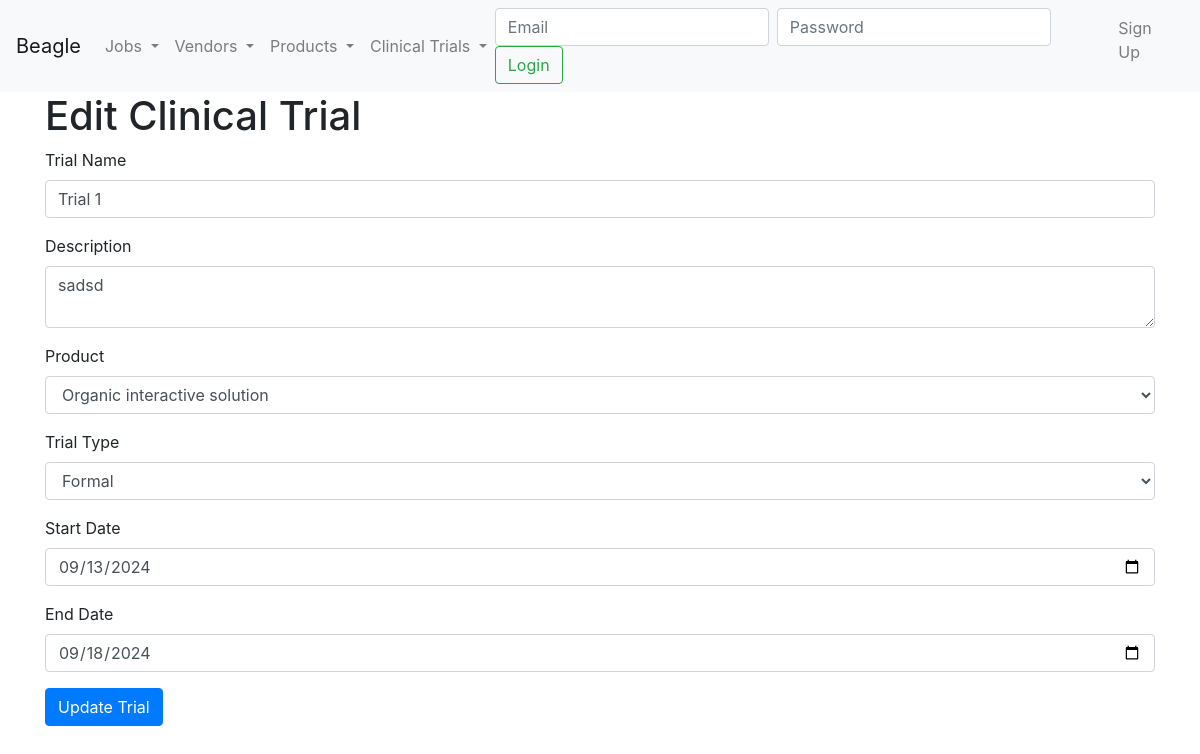
Page /edit_trial/1 on the committed database.
### model.py (models this page shows)
class ClinicalTrial(Base):
    __tablename__ = 'clinical_trials'
    TrialID = Column(Integer, primary_key=True)
    TrialName = Column(String, nullable=False)
    Description = Column(String)
    StartDate = Column(Date, nullable=False)
    EndDate = Column(Date)
    TrialType = Column(Enum('formal', 'informal', name='trial_type_enum'), nullable=False)
    ProductID = Column(String, ForeignKey('products.ProductID'))
    product = relationship('Product', back_populates='clinical_trials')
    enrollments = relationship('TrialEnrollment', back_populates='trial')
    standards = relationship('ClinicalTrialStandard', back_populates='trial')

class Product(Base):
    __tablename__ = 'products'
    ProductID = Column(String, primary_key=True)
    ProductName = Column(String, nullable=False)
    Description = Column(String)
    ResultsDisplayedInIDS7 = Column(Boolean)
    DICOMOutput = Column(String)
    WorklistIntegration = Column(Boolean)
    PrePopulatedReports = Column(Boolean)
    ProductType = Column(String)
    VendorID = Column(String, ForeignKey('vendors.VendorID'))
    vendor_ = relationship('Vendor', back_populates='products')
    pathologies = relationship('ProductPathology', back_populates='product')
    approvals = relationship('RegulatoryApproval', back_populates='product_')
    clinical_trials = relationship('ClinicalTrial', back_populates='product')

### clinical_trial.py (the view)
@app.route('/edit_trial/<int:trial_id>', methods=['GET', 'POST'])
def edit_trial_gui(trial_id):
    session = Session
    try:
        trial = session.query(ClinicalTrial).filter_by(TrialID=trial_id).first()
        if not trial:
            abort(404, description="Clinical trial not found")
        if request.method == 'POST':
            trial.TrialName = request.form['TrialName']
            trial.Description = request.form['Description']
            trial_type = request.form['TrialType']
            start_date = request.form['StartDate']
            end_date = request.form.get('EndDate')
            product_id = request.form['ProductID']
            if not trial.TrialName or not start_date or not trial_type or not product_id:
                flash('Please fill in all required fields', 'danger')
                return redirect(url_for('edit_trial_gui', trial_id=trial_id))
            product = session.query(Product).filter_by(ProductID=product_id).first()
            if not product:
                flash('Product not found', 'danger')
                return redirect(url_for('edit_trial_gui', trial_id=trial_id))
            trial.StartDate = datetime.strptime(start_date, '%Y-%m-%d').date()
            trial.EndDate = datetime.strptime(end_date, '%Y-%m-%d').date() if end_date else None
            trial.TrialType = trial_type
            trial.product = product
            session.commit()
            flash('Clinical trial updated successfully!', 'success')
            return redirect(url_for('trial_detail_gui', trial_id=trial.TrialID))
        else:
            products = session.query(Product).all()
            return render_template('clinical_trial/edit_trial.html', trial=trial, products=products)
    except SQLAlchemyError as e:
        session.rollback()
        flash(f'Error: {str(e)}', 'danger')
        return redirect(url_for('list_trials_gui'))

### app.py (called while the page is built)
@app.context_processor
def inject_get_job_status():
    return dict(get_job_status=get_job_status)

### templates/clinical_trial/edit_trial.html (shortened to what this page needs)
{% extends 'base.html' %}
{% block content %}
<h1>Edit Clinical Trial</h1>
<form method="post">
    <div class="form-group">
        <label for="TrialName">Trial Name</label>
        <input type="text" class="form-control" id="TrialName" name="TrialName" value="{{ trial.TrialName }}" required>
    </div>
    <div class="form-group">
        <label for="Description">Description</label>
        <textarea class="form-control" id="Description" name="Description">{{ trial.Description }}</textarea>
    </div>
    <div class="form-group">
        <label for="ProductID">Product</label>
        <select class="form-control" id="ProductID" name="ProductID" required>
            {% for product in products %}
            <option value="{{ product.ProductID }}" {% if product.ProductID == trial.ProductID %}selected{% endif %}>{{ product.ProductName }}</option>
            {% endfor %}
        </select>
    </div>
    <div class="form-group">
        <label for="TrialType">Trial Type</label>
        <select class="form-control" id="TrialType" name="TrialType" required>
            <option value="formal" {% if trial.TrialType == 'formal' %}selected{% endif %}>Formal</option>
        </select>
    </div>
    <div class="form-group">
        <label for="StartDate">Start Date</label>
        <input type="date" class="form-control" id="StartDate" name="StartDate" value="{{ trial.StartDate.strftime('%Y-%m-%d') }}" required>
    </div>
    <div class="form-group">
        <label for="EndDate">End Date</label>
        <input type="date" class="form-control" id="EndDate" name="EndDate" value="{{ trial.EndDate.strftime('%Y-%m-%d') if trial.EndDate }}">
    </div>
    <button type="submit" class="btn btn-primary">Update Trial</button>
</form>
{% endblock %}

### rows in the picture
ClinicalTrial: TrialName "Trial 1", Description "sadsd", ProductID "Organic interactive solution", TrialType "Formal", StartDate "09/13/2024", EndDate "09/18/2024"
